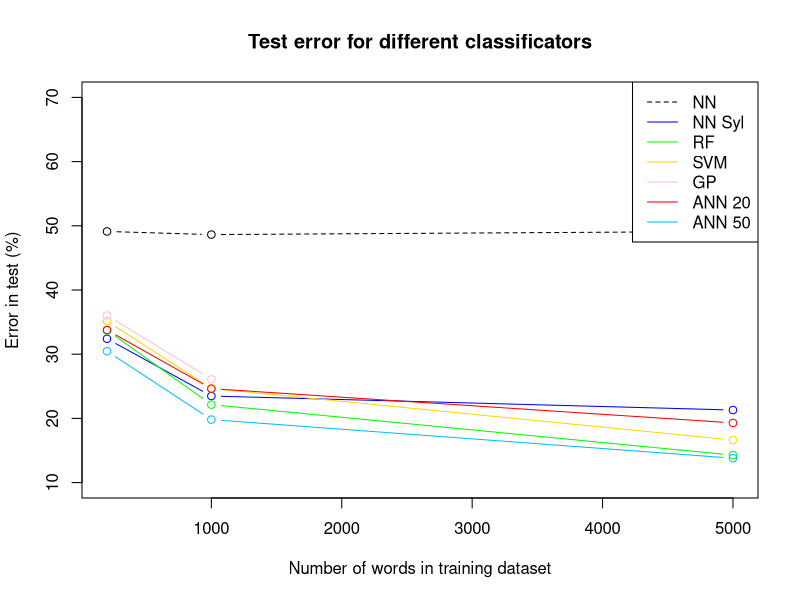

Reproduce this figure in R.
method_names <- c("NN","NN Syl","RF","SVM","GP","ANN 20","ANN 50")

tr_size <- c(200,1000,5000)
err_NN  <- c(49.12,48.63,49.12)
err_NNS <- c(32.40,23.48,21.30)
err_RF  <- c(33.72,22.14,14.27)
err_SVM <- c(35.14,24.66,16.63)
err_GP  <- c(36.03,26.09,NA)
err_ANN_20 <- c(33.76,24.63,19.30)
err_ANN_50 <- c(30.47,19.81,13.80)

plot(tr_size,err_NN, type="b", ylim=c(10,70),col="black",lty="dashed", xlab="Number of words in training dataset",
     ylab="Error in test (%)",main="Test error for different classificators")
lines(tr_size,err_NNS,type="b",col="blue")
lines(tr_size,err_RF,type="b",col="green")
lines(tr_size,err_SVM,type="b",col="gold")
lines(tr_size,err_GP,type="b",col="pink")
lines(tr_size,err_ANN_20,type="b",col="red")
lines(tr_size,err_ANN_50,type="b",col="deepskyblue")

legend("topright",legend=method_names,lty=c("dashed",rep("solid",6)),col=c("black","blue","green","gold","pink","red","deepskyblue"))

